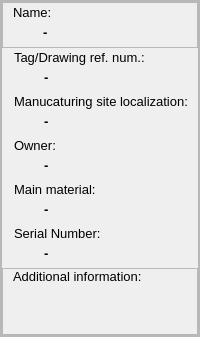
                <widget class="QFrame" name="parentMainInfo">
                 <property name="minimumSize">
                  <size>
                   <width>0</width>
                   <height>0</height>
                  </size>
                 </property>
                 <property name="frameShape">
                  <enum>QFrame::StyledPanel</enum>
                 </property>
                 <property name="frameShadow">
                  <enum>QFrame::Raised</enum>
                 </property>
                 <layout class="QHBoxLayout" name="horizontalLayout_3">
                  <property name="spacing">
                   <number>0</number>
                  </property>
                  <property name="leftMargin">
                   <number>0</number>
                  </property>
                  <property name="topMargin">
                   <number>0</number>
                  </property>
                  <property name="rightMargin">
                   <number>0</number>
                  </property>
                  <property name="bottomMargin">
                   <number>0</number>
                  </property>
                  <item>
                   <widget class="QFrame" name="frame_3">
                    <property name="frameShape">
                     <enum>QFrame::StyledPanel</enum>
                    </property>
                    <property name="frameShadow">
                     <enum>QFrame::Raised</enum>
                    </property>
                    <layout class="QVBoxLayout" name="verticalLayout_4">
                     <property name="spacing">
                      <number>0</number>
                     </property>
                     <property name="leftMargin">
                      <number>0</number>
                     </property>
                     <property name="topMargin">
                      <number>0</number>
                     </property>
                     <property name="rightMargin">
                      <number>0</number>
                     </property>
                     <property name="bottomMargin">
                      <number>0</number>
                     </property>
                     <item>
                      <widget class="QFrame" name="frame_6">
                       <property name="sizePolicy">
                        <sizepolicy hsizetype="Preferred" vsizetype="Preferred">
                         <horstretch>0</horstretch>
                         <verstretch>0</verstretch>
                        </sizepolicy>
                       </property>
                       <property name="frameShape">
                        <enum>QFrame::StyledPanel</enum>
                       </property>
                       <property name="frameShadow">
                        <enum>QFrame::Raised</enum>
                       </property>
                       <layout class="QVBoxLayout" name="verticalLayout_5">
                        <property name="spacing">
                         <number>0</number>
                        </property>
                        <property name="leftMargin">
                         <number>0</number>
                        </property>
                        <property name="topMargin">
                         <number>2</number>
                        </property>
                        <property name="rightMargin">
                         <number>2</number>
                        </property>
                        <property name="bottomMargin">
                         <number>2</number>
                        </property>
                        <item>
                         <widget class="QLabel" name="label_3">
                          <property name="sizePolicy">
                           <sizepolicy hsizetype="Preferred" vsizetype="Preferred">
                            <horstretch>0</horstretch>
                            <verstretch>0</verstretch>
                           </sizepolicy>
                          </property>
                          <property name="minimumSize">
                           <size>
                            <width>0</width>
                            <height>0</height>
                           </size>
                          </property>
                          <property name="font">
                           <font>
                            <family>Arial</family>
                            <pointsize>10</pointsize>
                            <weight>50</weight>
                            <italic>false</italic>
                            <bold>false</bold>
                           </font>
                          </property>
                          <property name="text">
                           <string>Name:</string>
                          </property>
                          <property name="alignment">
                           <set>Qt::AlignLeading|Qt::AlignLeft|Qt::AlignVCenter</set>
                          </property>
                          <property name="margin">
                           <number>0</number>
                          </property>
                          <property name="indent">
                           <number>10</number>
                          </property>
                         </widget>
                        </item>
                        <item>
                         <widget class="QLabel" name="constructNameLbl">
                          <property name="sizePolicy">
                           <sizepolicy hsizetype="Expanding" vsizetype="Preferred">
                            <horstretch>0</horstretch>
                            <verstretch>0</verstretch>
                           </sizepolicy>
                          </property>
                          <property name="minimumSize">
                           <size>
                            <width>0</width>
                            <height>25</height>
                           </size>
                          </property>
                          <property name="font">
                           <font>
                            <family>Arial</family>
                            <pointsize>10</pointsize>
                            <weight>75</weight>
                            <bold>true</bold>
                           </font>
                          </property>
                          <property name="text">
                           <string>-</string>
                          </property>
                          <property name="alignment">
                           <set>Qt::AlignLeading|Qt::AlignLeft|Qt::AlignVCenter</set>
                          </property>
                          <property name="indent">
                           <number>40</number>
                          </property>
                         </widget>
                        </item>
                       </layout>
                      </widget>
                     </item>
                     <item>
                      <widget class="QFrame" name="frame_8">
                       <property name="sizePolicy">
                        <sizepolicy hsizetype="Preferred" vsizetype="Preferred">
                         <horstretch>0</horstretch>
                         <verstretch>0</verstretch>
                        </sizepolicy>
                       </property>
                       <property name="frameShape">
                        <enum>QFrame::NoFrame</enum>
                       </property>
                       <property name="frameShadow">
                        <enum>QFrame::Sunken</enum>
                       </property>
                       <property name="lineWidth">
                        <number>0</number>
                       </property>
                       <layout class="QVBoxLayout" name="verticalLayout_7">
                        <property name="spacing">
                         <number>0</number>
                        </property>
                        <property name="leftMargin">
                         <number>2</number>
                        </property>
                        <property name="topMargin">
                         <number>2</number>
                        </property>
                        <property name="rightMargin">
                         <number>2</number>
                        </property>
                        <property name="bottomMargin">
                         <number>2</number>
                        </property>
                        <item>
                         <widget class="QLabel" name="label_29">
                          <property name="minimumSize">
                           <size>
                            <width>0</width>
                            <height>0</height>
                           </size>
                          </property>
                          <property name="font">
                           <font>
                            <family>Arial</family>
                            <pointsize>10</pointsize>
                            <weight>50</weight>
                            <italic>false</italic>
                            <bold>false</bold>
                           </font>
                          </property>
                          <property name="text">
                           <string>Tag/Drawing ref. num.:</string>
                          </property>
                          <property name="alignment">
                           <set>Qt::AlignLeading|Qt::AlignLeft|Qt::AlignVCenter</set>
                          </property>
                          <property name="indent">
                           <number>10</number>
                          </property>
                         </widget>
                        </item>
                        <item>
                         <widget class="QLabel" name="constructTagLbl">
                          <property name="sizePolicy">
                           <sizepolicy hsizetype="Expanding" vsizetype="Preferred">
                            <horstretch>0</horstretch>
                            <verstretch>0</verstretch>
                           </sizepolicy>
                          </property>
                          <property name="minimumSize">
                           <size>
                            <width>0</width>
                            <height>25</height>
                           </size>
                          </property>
                          <property name="font">
                           <font>
                            <family>Arial</family>
                            <pointsize>10</pointsize>
                            <weight>75</weight>
                            <bold>true</bold>
                           </font>
                          </property>
                          <property name="text">
                           <string>-</string>
                          </property>
                          <property name="alignment">
                           <set>Qt::AlignLeading|Qt::AlignLeft|Qt::AlignVCenter</set>
                          </property>
                          <property name="indent">
                           <number>40</number>
                          </property>
                         </widget>
                        </item>
                       </layout>
                      </widget>
                     </item>
                     <item>
                      <widget class="QFrame" name="frame_14">
                       <property name="sizePolicy">
                        <sizepolicy hsizetype="Expanding" vsizetype="Preferred">
                         <horstretch>0</horstretch>
                         <verstretch>0</verstretch>
                        </sizepolicy>
                       </property>
                       <layout class="QVBoxLayout" name="verticalLayout_13">
                        <property name="spacing">
                         <number>0</number>
                        </property>
                        <property name="leftMargin">
                         <number>2</number>
                        </property>
                        <property name="topMargin">
                         <number>2</number>
                        </property>
                        <property name="rightMargin">
                         <number>2</number>
                        </property>
                        <property name="bottomMargin">
                         <number>2</number>
                        </property>
                        <item>
                         <widget class="QLabel" name="label_35">
                          <property name="minimumSize">
                           <size>
                            <width>0</width>
                            <height>0</height>
                           </size>
                          </property>
                          <property name="font">
                           <font>
                            <family>Arial</family>
                            <pointsize>10</pointsize>
                            <weight>50</weight>
                            <italic>false</italic>
                            <bold>false</bold>
                           </font>
                          </property>
                          <property name="text">
                           <string>Manucaturing site localization:</string>
                          </property>
                          <property name="textFormat">
                           <enum>Qt::AutoText</enum>
                          </property>
                          <property name="alignment">
                           <set>Qt::AlignLeading|Qt::AlignLeft|Qt::AlignVCenter</set>
                          </property>
                          <property name="indent">
                           <number>10</number>
                          </property>
                         </widget>
                        </item>
                        <item>
                         <widget class="QLabel" name="constructLocalizationLbl">
                          <property name="minimumSize">
                           <size>
                            <width>0</width>
                            <height>25</height>
                           </size>
                          </property>
                          <property name="font">
                           <font>
                            <family>Arial</family>
                            <pointsize>10</pointsize>
                            <weight>75</weight>
                            <bold>true</bold>
                           </font>
                          </property>
                          <property name="text">
                           <string>-</string>
                          </property>
                          <property name="alignment">
                           <set>Qt::AlignLeading|Qt::AlignLeft|Qt::AlignVCenter</set>
                          </property>
                          <property name="indent">
                           <number>40</number>
                          </property>
                         </widget>
                        </item>
                       </layout>
                      </widget>
                     </item>
                     <item>
                      <widget class="QFrame" name="frame_10">
                       <property name="sizePolicy">
                        <sizepolicy hsizetype="Expanding" vsizetype="Preferred">
                         <horstretch>0</horstretch>
                         <verstretch>0</verstretch>
                        </sizepolicy>
                       </property>
                       <layout class="QVBoxLayout" name="verticalLayout_9">
                        <property name="spacing">
                         <number>0</number>
                        </property>
                        <property name="leftMargin">
                         <number>2</number>
                        </property>
                        <property name="topMargin">
                         <number>2</number>
                        </property>
                        <property name="rightMargin">
                         <number>2</number>
                        </property>
                        <property name="bottomMargin">
                         <number>2</number>
                        </property>
                        <item>
                         <widget class="QLabel" name="label_31">
                          <property name="minimumSize">
                           <size>
                            <width>0</width>
                            <height>0</height>
                           </size>
                          </property>
                          <property name="font">
                           <font>
                            <family>Arial</family>
                            <pointsize>10</pointsize>
                            <weight>50</weight>
                            <italic>false</italic>
                            <bold>false</bold>
                           </font>
                          </property>
                          <property name="text">
                           <string>Owner:</string>
                          </property>
                          <property name="alignment">
                           <set>Qt::AlignLeading|Qt::AlignLeft|Qt::AlignVCenter</set>
                          </property>
                          <property name="indent">
                           <number>10</number>
                          </property>
                         </widget>
                        </item>
                        <item>
                         <widget class="QLabel" name="constructOwnerLbl">
                          <property name="sizePolicy">
                           <sizepolicy hsizetype="Expanding" vsizetype="Preferred">
                            <horstretch>0</horstretch>
                            <verstretch>0</verstretch>
                           </sizepolicy>
                          </property>
                          <property name="minimumSize">
                           <size>
                            <width>0</width>
                            <height>25</height>
                           </size>
                          </property>
                          <property name="font">
                           <font>
                            <family>Arial</family>
                            <pointsize>10</pointsize>
                            <weight>75</weight>
                            <bold>true</bold>
                           </font>
                          </property>
                          <property name="text">
                           <string>-</string>
                          </property>
                          <property name="alignment">
                           <set>Qt::AlignLeading|Qt::AlignLeft|Qt::AlignVCenter</set>
                          </property>
                          <property name="indent">
                           <number>40</number>
                          </property>
                         </widget>
                        </item>
                       </layout>
                      </widget>
                     </item>
                     <item>
                      <widget class="QFrame" name="frame_13">
                       <property name="sizePolicy">
                        <sizepolicy hsizetype="Expanding" vsizetype="Preferred">
                         <horstretch>0</horstretch>
                         <verstretch>0</verstretch>
                        </sizepolicy>
                       </property>
                       <layout class="QVBoxLayout" name="verticalLayout_10">
                        <property name="spacing">
                         <number>0</number>
                        </property>
                        <property name="leftMargin">
                         <number>2</number>
                        </property>
                        <property name="topMargin">
                         <number>2</number>
                        </property>
                        <property name="rightMargin">
                         <number>2</number>
                        </property>
                        <property name="bottomMargin">
                         <number>2</number>
                        </property>
                        <item>
                         <widget class="QLabel" name="label_34">
                          <property name="sizePolicy">
                           <sizepolicy hsizetype="Expanding" vsizetype="Preferred">
                            <horstretch>0</horstretch>
                            <verstretch>0</verstretch>
                           </sizepolicy>
                          </property>
                          <property name="minimumSize">
                           <size>
                            <width>0</width>
                            <height>0</height>
                           </size>
                          </property>
                          <property name="font">
                           <font>
                            <family>Arial</family>
                            <pointsize>10</pointsize>
                            <weight>50</weight>
                            <italic>false</italic>
                            <bold>false</bold>
                           </font>
                          </property>
                          <property name="text">
                           <string>Main material:</string>
                          </property>
                          <property name="alignment">
                           <set>Qt::AlignLeading|Qt::AlignLeft|Qt::AlignVCenter</set>
                          </property>
                          <property name="indent">
                           <number>10</number>
                          </property>
                         </widget>
                        </item>
                        <item>
                         <widget class="QLabel" name="constructMaterialLbl">
                          <property name="sizePolicy">
                           <sizepolicy hsizetype="Expanding" vsizetype="Preferred">
                            <horstretch>0</horstretch>
                            <verstretch>0</verstretch>
                           </sizepolicy>
                          </property>
                          <property name="minimumSize">
                           <size>
                            <width>0</width>
                            <height>25</height>
                           </size>
                          </property>
                          <property name="font">
                           <font>
                            <family>Arial</family>
                            <pointsize>10</pointsize>
                            <weight>75</weight>
                            <bold>true</bold>
                           </font>
                          </property>
                          <property name="text">
                           <string>-</string>
                          </property>
                          <property name="alignment">
                           <set>Qt::AlignLeading|Qt::AlignLeft|Qt::AlignVCenter</set>
                          </property>
                          <property name="indent">
                           <number>40</number>
                          </property>
                         </widget>
                        </item>
                       </layout>
                      </widget>
                     </item>
                     <item>
                      <widget class="QFrame" name="frame_9">
                       <property name="sizePolicy">
                        <sizepolicy hsizetype="Expanding" vsizetype="Preferred">
                         <horstretch>0</horstretch>
                         <verstretch>0</verstretch>
                        </sizepolicy>
                       </property>
                       <layout class="QVBoxLayout" name="verticalLayout_8">
                        <property name="spacing">
                         <number>0</number>
                        </property>
                        <property name="leftMargin">
                         <number>2</number>
                        </property>
                        <property name="topMargin">
                         <number>2</number>
                        </property>
                        <property name="rightMargin">
                         <number>2</number>
                        </property>
                        <property name="bottomMargin">
                         <number>2</number>
                        </property>
                        <item>
                         <widget class="QLabel" name="label_30">
                          <property name="minimumSize">
                           <size>
                            <width>0</width>
                            <height>0</height>
                           </size>
                          </property>
                          <property name="font">
                           <font>
                            <family>Arial</family>
                            <pointsize>10</pointsize>
                            <weight>50</weight>
                            <italic>false</italic>
                            <bold>false</bold>
                           </font>
                          </property>
                          <property name="text">
                           <string>Serial Number:</string>
                          </property>
                          <property name="alignment">
                           <set>Qt::AlignLeading|Qt::AlignLeft|Qt::AlignVCenter</set>
                          </property>
                          <property name="indent">
                           <number>10</number>
                          </property>
                         </widget>
                        </item>
                        <item>
                         <widget class="QLabel" name="constructNumberLbl">
                          <property name="sizePolicy">
                           <sizepolicy hsizetype="Expanding" vsizetype="Preferred">
                            <horstretch>0</horstretch>
                            <verstretch>0</verstretch>
                           </sizepolicy>
                          </property>
                          <property name="minimumSize">
                           <size>
                            <width>0</width>
                            <height>25</height>
                           </size>
                          </property>
                          <property name="font">
                           <font>
                            <family>Arial</family>
                            <pointsize>10</pointsize>
                            <weight>75</weight>
                            <bold>true</bold>
                           </font>
                          </property>
                          <property name="text">
                           <string>-</string>
                          </property>
                          <property name="alignment">
                           <set>Qt::AlignLeading|Qt::AlignLeft|Qt::AlignVCenter</set>
                          </property>
                          <property name="indent">
                           <number>40</number>
                          </property>
                         </widget>
                        </item>
                       </layout>
                      </widget>
                     </item>
                     <item>
                      <widget class="QFrame" name="frame_39">
                       <property name="frameShape">
                        <enum>QFrame::StyledPanel</enum>
                       </property>
                       <property name="frameShadow">
                        <enum>QFrame::Raised</enum>
                       </property>
                       <layout class="QVBoxLayout" name="verticalLayout_28">
                        <property name="spacing">
                         <number>0</number>
                        </property>
                        <property name="leftMargin">
                         <number>0</number>
                        </property>
                        <property name="topMargin">
                         <number>0</number>
                        </property>
                        <property name="rightMargin">
                         <number>0</number>
                        </property>
                        <property name="bottomMargin">
                         <number>0</number>
                        </property>
                        <item>
                         <widget class="QLabel" name="label_33">
                          <property name="minimumSize">
                           <size>
                            <width>0</width>
                            <height>0</height>
                           </size>
                          </property>
                          <property name="font">
                           <font>
                            <family>Arial</family>
                            <pointsize>10</pointsize>
                            <weight>50</weight>
                            <italic>false</italic>
                            <bold>false</bold>
                           </font>
                          </property>
                          <property name="text">
                           <string>Additional information:</string>
                          </property>
                          <property name="alignment">
                           <set>Qt::AlignLeading|Qt::AlignLeft|Qt::AlignVCenter</set>
                          </property>
                          <property name="wordWrap">
                           <bool>false</bool>
                          </property>
                          <property name="indent">
                           <number>10</number>
                          </property>
                         </widget>
                        </item>
                        <item>
                         <widget class="QLabel" name="constructAdditionalInfoLbl">
                          <property name="sizePolicy">
                           <sizepolicy hsizetype="Expanding" vsizetype="Preferred">
                            <horstretch>0</horstretch>
                            <verstretch>0</verstretch>
                           </sizepolicy>
                          </property>
                          <property name="minimumSize">
                           <size>
                            <width>0</width>
                            <height>50</height>
                           </size>
                          </property>
                          <property name="font">
                           <font>
                            <family>Arial</family>
                            <pointsize>10</pointsize>
                            <weight>75</weight>
                            <bold>true</bold>
                           </font>
                          </property>
                          <property name="layoutDirection">
                           <enum>Qt::RightToLeft</enum>
                          </property>
                          <property name="text">
                           <string/>
                          </property>
                          <property name="alignment">
                           <set>Qt::AlignCenter</set>
                          </property>
                          <property name="wordWrap">
                           <bool>true</bool>
                          </property>
                          <property name="indent">
                           <number>10</number>
                          </property>
                         </widget>
                        </item>
                       </layout>
                      </widget>
                     </item>
                    </layout>
                   </widget>
                  </item>
                 </layout>
                </widget>
